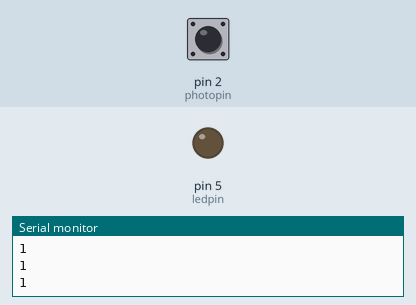
Simulated run of this sketch. Board: Arduino Uno, built with avr-gcc and run on an emulated ATmega328P. On the bench: output pins drawn as LEDs (lit = HIGH), the last lines printed to the serial monitor. The test bench sets the inputs (shaded band); at power-on: pin 2 (photopin) HIGH.

Above: at 1.2 s.
1.3 s: pin 2 (photopin) pulled LOW for 0.15 s
At 1.37 s:
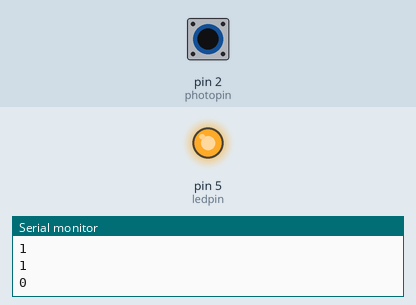
2.9 s: pin 2 (photopin) pulled LOW for 3.2 s
At 6.5 s:
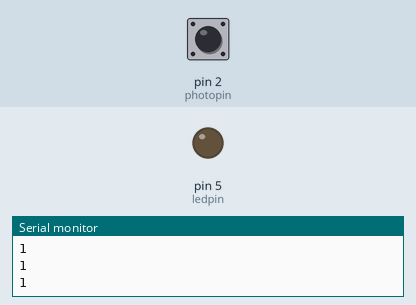
Timing chart, 0 to 8.0 s (numbered marks = the images above; inputs shaded):
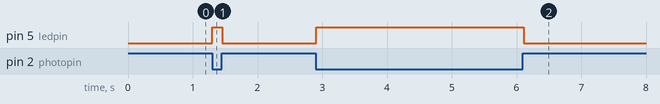

Measured:
- after the input at 1.3 s, pin 5 (ledpin): LOW → HIGH at once, → LOW 0.15 s later
- after the input at 2.9 s, pin 5 (ledpin): LOW → HIGH at once, → LOW 3.2 s later

The sketch:

photo_interruptor.ino
```cpp
int photopin = 2;
int ledpin = 5;
int photostate;

void setup()
{
	pinMode(photopin, INPUT_PULLUP);//set up for photp
	pinMode(ledpin, OUTPUT);
	Serial.begin(9600);
}
void loop()
{
	int photostate = digitalRead(photopin);
	if (photostate == LOW){//if nothing is interrupting the photo then the led is on
		digitalWrite(ledpin, HIGH);
		delay(50);
	}

	else {//if something is interrupting the photo then the led is off
			digitalWrite(ledpin, LOW);
			delay(50);
		}
		Serial.println(photostate);
	}
```
